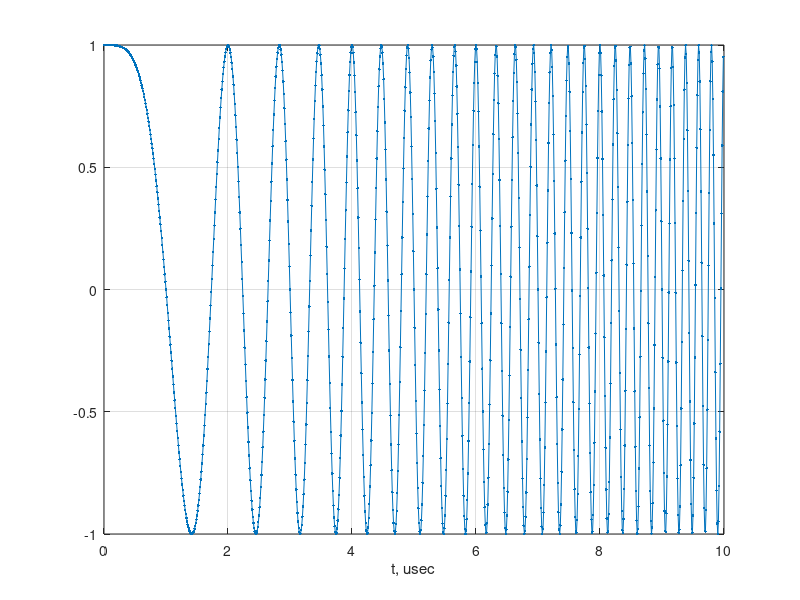

Write MATLAB code to recreate this figure.
%%
%
clc
clear
close all

Fd = 100e6;
T0 = 10e-6;
dF = 10e6;
w0 = 2*pi*0e6;

N = round(T0*Fd);
% t = (-N/2:N/2)/Fd;
t = (0:N-1)/Fd;

Kr = pi*dF / T0;


s = cos(w0.*t + Kr.*t.^2/2);

figure
plot(t./1e-6,s, '.-')
xlabel('t, usec')
grid on